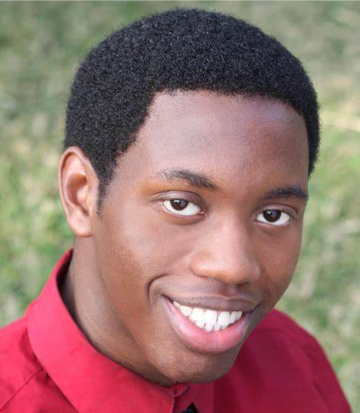
#> input picture face and video and motiondetection/face.png, 360 x 413 px, found by its file name
$ python facedetector.py
#> lines starting #> are read from the running program, lines starting #| are printed output that depends on the picture; after the words box and inside, x2 and y2 are one past the last pixel; in counts of white or black regions, pixels touching at a corner belong together
import cv2

#the cascade filecontains all the information on how to recognize or detect a face in any image so this file is a seperate xml file
face_cascade = cv2.CascadeClassifier("C:/Users/Om/OneDrive/Documents/GitHub/pythonudemy/IMAGE PROCESSING/FACEDETECTION/haarcascade_frontalface_default.xml")

image = cv2.imread("C:/Users/Om/OneDrive/Documents/GitHub/pythonudemy/IMAGE PROCESSING/FACEDETECTION/face.png")
#> image is the input picture: shape (413, 360, 3); mean B, G, R 110.4, 115.7, 151.2
grey_img=cv2.cvtColor(image,cv2.COLOR_BGR2GRAY)
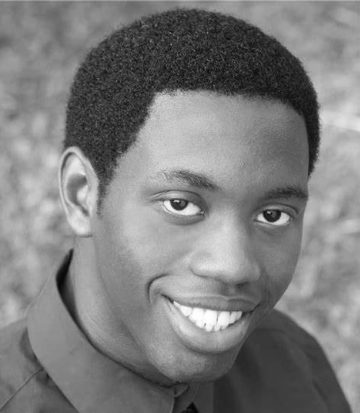
#> grey_img: shape (413, 360); min 3, max 255, mean 125.7

#identifying the  face
face = face_cascade.detectMultiScale(grey_img,
scaleFactor= 1.05,
minNeighbors= 5)
#> face = [[101, 111, 242, 242]]

#creating the rectangle to show the face dimensions
for x,y,w,h in face:
    cv2.rectangle(image,(x,y),(x+w,y+h),(255,0,0),thickness=5)
#> this loop made 1 pass
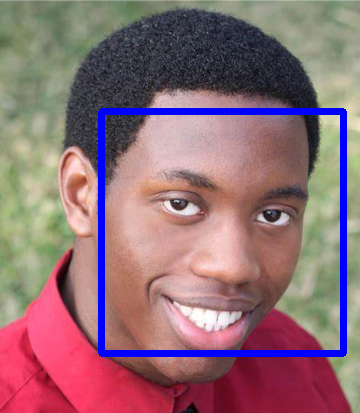
#> image: shape (413, 360, 3); 4.54% of pixels changed, all inside (x1, y1, x2, y2) = (98, 108, 347, 357)


resized= cv2.resize(image,(int(image.shape[1]/3),int(image.shape[0]/3)))
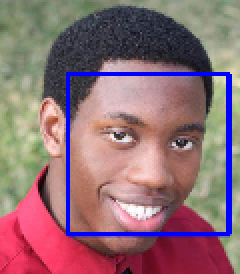
#> resized: shape (137, 120, 3) (shown 2 times larger); mean B, G, R 116.6, 110, 144.4
cv2.imshow(" image",image)
cv2.waitKey(0)
cv2.destroyAllWindows()
